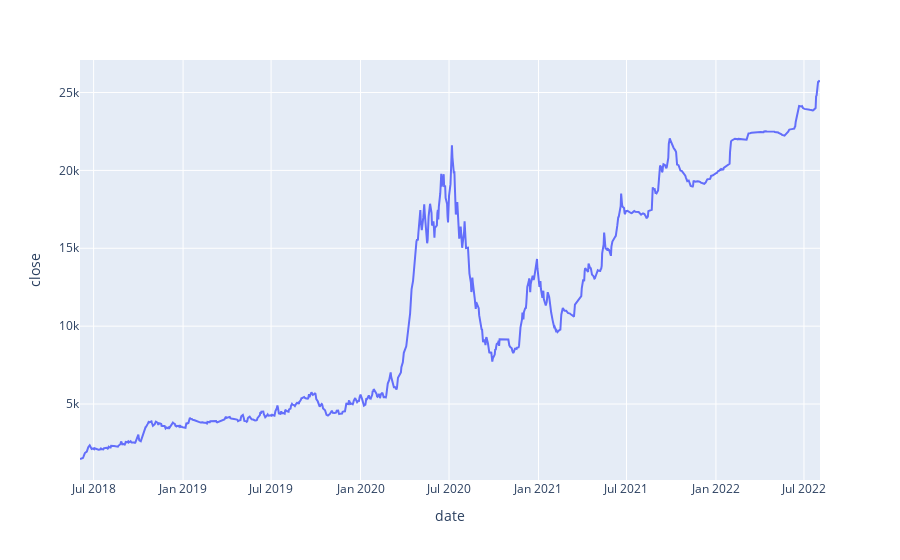

Here is the notebook cell this chart was saved with:
### Markdown cell above
<p dir=rtl style="direction: rtl;text-align: right;line-height:200%;font-family:vazir;font-size:medium">
<font face="vazir" size=3>
نمودار تغییرات ستون
<code>close</code>
را در طول
زمان رسم کنید.
</font>
</p>

### Code cell
#line plot of close column
close_line = px.__(...)
#show the plot
close_line.___()

### Figure 1 — Plotly figure (JSON) as saved in the notebook; plotly's stock layout.template omitted (floating-point values rounded to 4 significant figures; data arrays with more than 128 entries replaced by an {"elided": "..."} marker saying what was removed)
{"data": [{"hovertemplate": "date=%{x}<br>close=%{y}<extra></extra>", "legendgroup": "", "line": {"color": "#636efa", "dash": "solid"}, "marker": {"symbol": "circle"}, "mode": "lines", "name": "", "orientation": "v", "showlegend": false, "type": "scatter", "x": {"elided": "949 str values"}, "xaxis": "x", "y": {"elided": "949 int values"}, "yaxis": "y"}], "layout": {"legend": {"tracegroupgap": 0}, "margin": {"t": 60}, "xaxis": {"anchor": "y", "domain": [0, 1], "title": {"text": "date"}}, "yaxis": {"anchor": "x", "domain": [0, 1], "title": {"text": "close"}}}}
